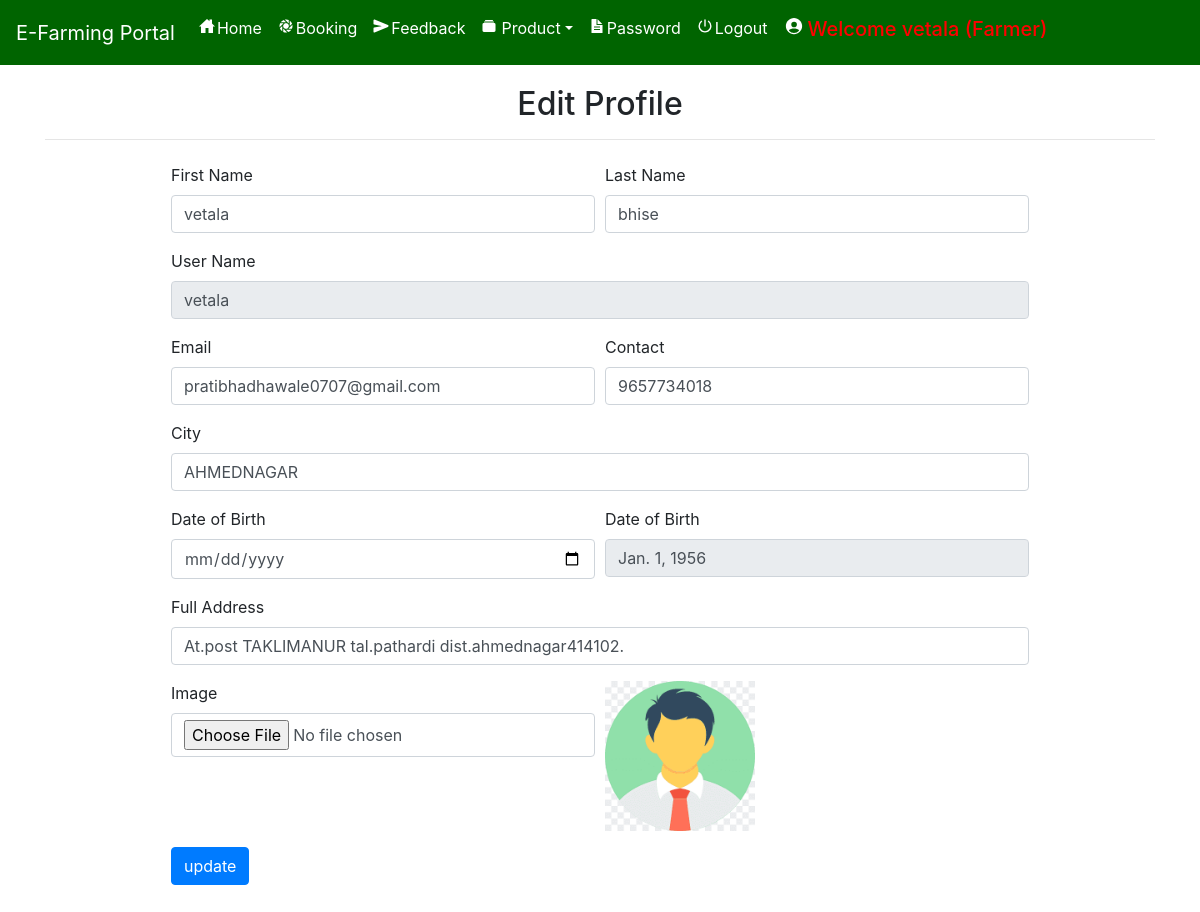
/edit_profile (signed in), run on the app's committed database.
### farmerapp/models.py (models this page shows, shortened)
class Profile(models.Model):
    user = models.ForeignKey(User, on_delete=models.CASCADE, null=True)
    dob = models.DateField(null=True)
    city = models.CharField(max_length=30, null=True)
    address = models.CharField(max_length=50, null=True)
    contact = models.CharField(max_length=10, null=True)
    user_type = models.CharField(max_length=10, null=True)
    status =  models.CharField(max_length=30, null=True, default="Pending")
    image = models.FileField(null=True)

### farmerapp/views.py (the view, shortened to what this page needs)
# urls.py: path('edit_profile', Edit_profile, name='edit_profile'),
def Edit_profile(request):
    if not request.user.is_authenticated:
        return redirect('login')
    error = False
    user=User.objects.get(id=request.user.id)
    pro = Profile.objects.get(user=user)
    cart = ""
    try:
        cart = Cart.objects.get(profile=pro)
    except:
        pass
    num1=0
    total=0
    for i in cart:
        total+=i.product.price
        num1+=1
    d = {'error':error,'pro':pro,'num1':num1,'total':total}
    return render(request, 'edit_profile.html',d)

### farmerapp/templates/edit_profile.html (shortened to what this page needs)
{% extends 'navigation.html' %}
{% block body %}
{% load static %}
<div class="container">
    <h2 style="margin-top:20px" align="center">Edit Profile</h2><hr>
<div class="container-fluid" style="width:80%;margin-top:2%">
<form method="post" action="" enctype="multipart/form-data">
    <div class="form-row">
    <div class="form-group col-md-6">
      <label for="inputEmail4">First Name</label>
      <input type="text" class="form-control" value="{{pro.user.first_name}}" name="fname" id="inputEmail4">
    </div>
    <div class="form-group col-md-6">
      <label for="inputPassword4">Last Name</label>
      <input type="text" class="form-control" name="lname" value="{{pro.user.last_name}}" id="inputPassword4">
    </div>
  </div>
    <div class="form-row">
    <div class="form-group col-md-12">
      <label for="inputEmail4">User Name</label>
      <input type="text" class="form-control" name="uname" value="{{pro.user.username}}" id="inputEmail4" readonly>
    </div>
  </div>
        <div class="form-row">
<div class="form-group col-md-6">
    <label for="exampleInputEmail1">Email</label>
    <input type="email" class="form-control" id="exampleInputEmail1" aria-describedby="emailHelp" name="email" value="{{pro.user.email}}">
  </div>
  <div class="form-group col-md-6">
    <label for="exampleInputPassword1">Contact</label>
    <input type="text" class="form-control" id="exampleInputPassword1" value="{{pro.contact}}" name="contact">
  </div>
        </div>
        <div class="form-row">
    <div class="form-group col-md-12">
    <label for="exampleInputPassword1">City</label>
    <input type="text" class="form-control" id="exampleInputPassword1" value="{{pro.city}}" name="city">
  </div>
        </div>
    <div class="form-row">
    <div class="form-group col-md-6">
        <label for="exampleInputPassword1">Date of Birth</label>
    <input type="date" class="form-control" id="exampleInputPassword1" name="date">
  </div>
        <div class="form-group col-md-6">
        <label for="exampleInputPassword1">Date of Birth</label>
    <input type="text" class="form-control" id="exampleInputPassword1" value="{{pro.dob}}" readonly>
        </div>
        </div>
    <div class="form-row">
    <div class="form-group col-md-12">
    <label for="exampleInputPassword1">Full Address</label>
    <input type="text" class="form-control" id="exampleInputPassword1" value="{{pro.address}}" name="add">
  </div>
    </div>
    <div class="form-row">
<div class="form-group col-md-6">
    <label for="exampleInputPassword1">Image</label>
    <input type="file" class="form-control" id="exampleInputPassword1" name="img" value="choose file">
</div>
        <div class="form-group col-md-6">
    <img src="{{pro.image.url}}" style="width:150px;height:150px">
</div>
    </div>
  <button type="submit" class="btn btn-primary" style="margin-bottom:5%">update</button>
</form>
</div>
</div>
{% endblock %}

### farmerapp/templates/navigation.html (style rules this page uses)
* { box-sizing: border-box; }

### data on the page
Profile: fname "vetala", lname "bhise", uname "vetala", email "pratibhadhawale0707@gmail.com", contact "9657734018", city "AHMEDNAGAR", dob "Jan. 1, 1956", add "At.post TAKLIMANUR tal.pathardi dist.ahmednagar414102.", image (picture)
